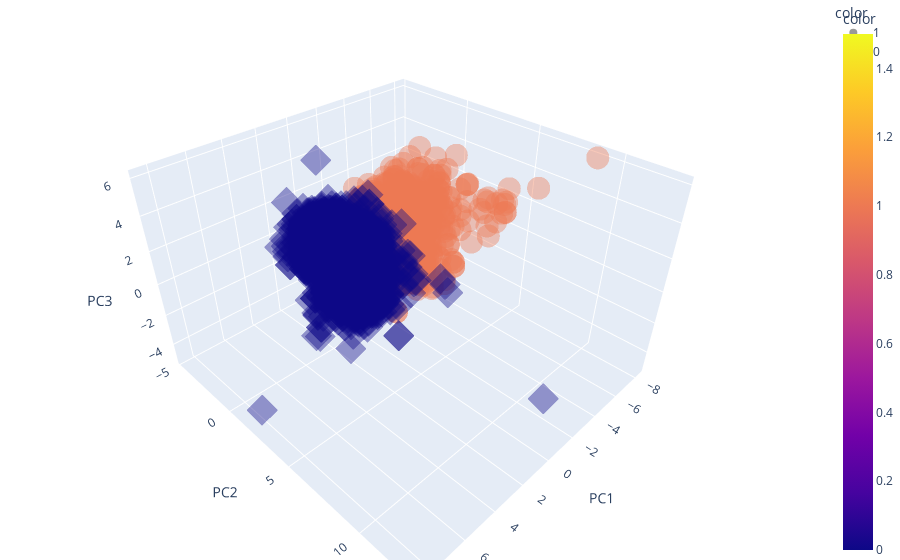

Notebook source saved alongside this figure:
### Code cell
import plotly_express as px

fig = px.scatter_3d(pca_wine_plot, x='PC1', y='PC2', z='PC3', color='color', symbol='color', opacity=0.4)
fig.update_layout(margin=dict(l=0,r=0,b=0,t=0))
fig.show()

### Figure 1 — Plotly figure (JSON) as saved in the notebook; plotly's stock layout.template omitted (floating-point values rounded to 4 significant figures; data arrays with more than 128 entries replaced by an {"elided": "..."} marker saying what was removed)
{"data": [{"hovertemplate": "color=%{marker.color}<br>PC1=%{x}<br>PC2=%{y}<br>PC3=%{z}<extra></extra>", "legendgroup": "1", "marker": {"color": {"elided": "1599 int values"}, "coloraxis": "coloraxis", "opacity": 0.4, "symbol": "circle"}, "mode": "markers", "name": "1", "scene": "scene", "showlegend": true, "type": "scatter3d", "x": {"elided": "1599 float values"}, "y": {"elided": "1599 float values"}, "z": {"elided": "1599 float values"}}, {"hovertemplate": "color=%{marker.color}<br>PC1=%{x}<br>PC2=%{y}<br>PC3=%{z}<extra></extra>", "legendgroup": "0", "marker": {"color": {"elided": "4898 int values"}, "coloraxis": "coloraxis", "opacity": 0.4, "symbol": "diamond"}, "mode": "markers", "name": "0", "scene": "scene", "showlegend": true, "type": "scatter3d", "x": {"elided": "4898 float values"}, "y": {"elided": "4898 float values"}, "z": {"elided": "4898 float values"}}], "layout": {"coloraxis": {"colorbar": {"title": {"text": "color"}}, "colorscale": [[0, "#0d0887"], [0.1111, "#46039f"], [0.2222, "#7201a8"], [0.3333, "#9c179e"], [0.4444, "#bd3786"], [0.5556, "#d8576b"], [0.6667, "#ed7953"], [0.7778, "#fb9f3a"], [0.8889, "#fdca26"], [1, "#f0f921"]]}, "legend": {"title": {"text": "color"}, "tracegroupgap": 0}, "margin": {"b": 0, "l": 0, "r": 0, "t": 0}, "scene": {"domain": {"x": [0, 1], "y": [0, 1]}, "xaxis": {"title": {"text": "PC1"}}, "yaxis": {"title": {"text": "PC2"}}, "zaxis": {"title": {"text": "PC3"}}}}}
